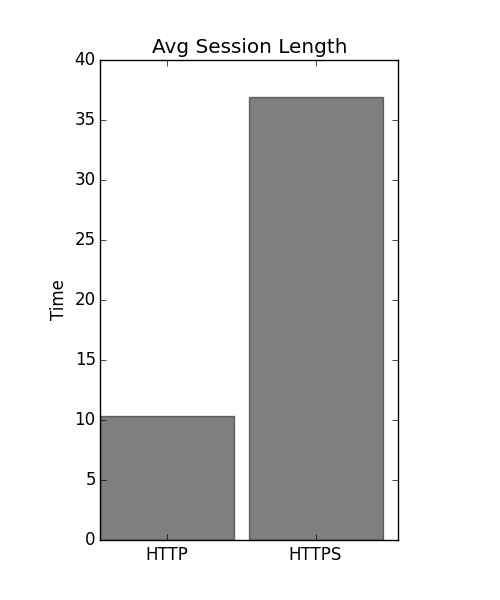

This figure's Python source:
import numpy as np
import matplotlib.pyplot as plt


n_groups = 2

means_men = (10.3195666292, 36.8868973238)

fig, ax = plt.subplots()

index = np.arange(n_groups)
bar_width = 0.9

opacity = 0.5
error_config = {'ecolor': '0.3'}

rects1 = plt.bar(index, means_men, bar_width,
                 alpha=opacity,
                 color='black',
                 error_kw=error_config)

#plt.xlabel('Group')
plt.ylabel('Time')
plt.title('Avg Session Length')
plt.xticks(index+(bar_width/2), ('HTTP', 'HTTPS'))
plt.legend()

plt.show()
